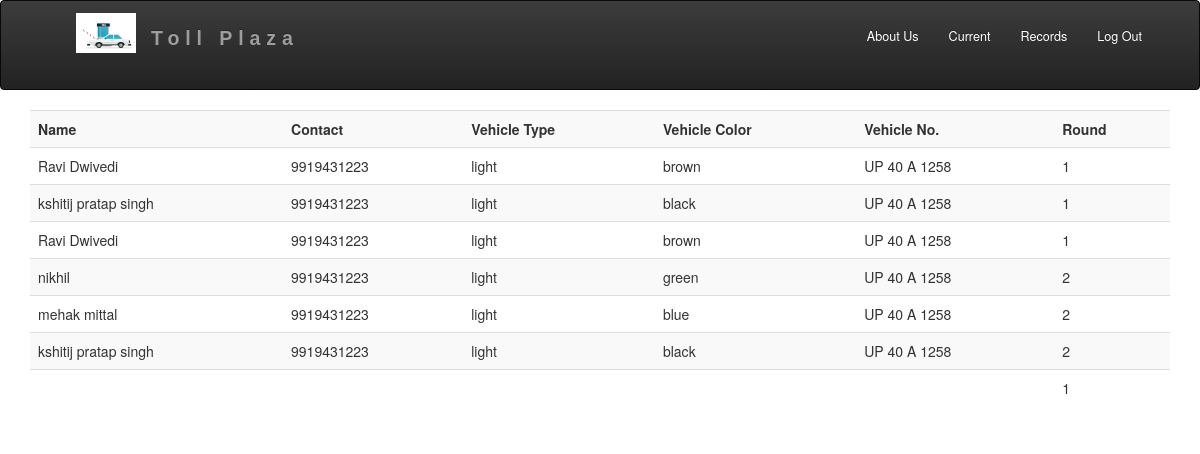
Screenshot of /toll/comingVehicles (signed in) with the database file from the repository.
### tables this page shows
CREATE TABLE `toll_access` (
  `id` int(16) NOT NULL AUTO_INCREMENT,
  `toll_id` int(16) DEFAULT NULL,
  `user_id` int(16) DEFAULT NULL,
  `round` tinyint(1) NOT NULL DEFAULT '0',
  `payTime` timestamp NOT NULL DEFAULT CURRENT_TIMESTAMP,
  PRIMARY KEY (`id`)
);

### toll/comingVehicles/index.php (the view, shortened to what this page needs)
<?php
  include 'header.php';
  $currentTollId = $_SESSION['id'];
?>
      <div class="container-fluid">
        <div class="row">
          <div class="col-sm-12">
            <table class="table table-striped">
              <tr>
              	<th>Name</th>
              	<th>Contact</th>
                <th>Vehicle Type</th>
                <th>Vehicle Color</th>
                <th>Vehicle No.</th>
                <th>Round</th>
              </tr>
              <?php
                  $query = "SELECT distinct c.id,c.user_id,c.round, (select name from users as a where a.id=c.user_id) as name, (select carVariant from users as a where a.id=c.user_id) as carVariant,(select carColor from users as a where a.id=c.user_id) as carColor,(select vehicleNo from users as a where a.id=c.user_id) as vehicleNo,(select licenseNo from users as a where a.id=c.user_id) as licenseNo,(select contact from users as a where a.id=c.user_id) as contact from toll_access as c where toll_id=$currentTollId;";
                  $result = $conn->query($query);
                  if($result) {
                      if(!$result->num_rows == 0) {
                          while($row = $result->fetch_assoc()) {   ?>
                          	<tr onclick="pass(<?php echo $row['user_id']; ?>);">
                              <td><?php echo $row['name']; ?></td>
                              <td><?php echo $row['contact']; ?></td>
                              <td><?php echo $row['carVariant']; ?></td>
                              <td><?php echo $row['carColor']; ?></td>
                              <td><?php echo $row['vehicleNo']; ?></td>
                              <td><?php echo $row['round']; ?></td>
                            </tr>
                          <?php
                        }
                      }
                    }
               ?>
            </table>
          </div>
        </div>
      </div>
  </body>

### toll/comingVehicles/header.php (shortened to what this page needs)
<!DOCTYPE html>
<html lang="en">
<head>
    <link href="//maxcdn.bootstrapcdn.com/font-awesome/4.2.0/css/font-awesome.min.css" rel="stylesheet">
    <link href="<?php echo base_url; ?>src/css/bootstrap.min.css" rel="stylesheet">
    <link href="<?php echo base_url; ?>src/css/bootstrap-theme.min.css" rel="stylesheet">
    <link href="<?php echo base_url; ?>src/css/style.css" rel="stylesheet">
</head>
<body>
   <nav class="navbar navbar-inverse">
     <div class="container-fluid">
      <div class="row">
       <div class="navbar-header">
         <a class="navbar-brand" href="<?php echo base_url; ?>toll"><img src="<?php echo base_url; ?>src/img/tollLogo.jpg" alt="Toll Plaza" class="indexNavbarTollLogo"></a>
         <a class="navbar-brand sparkNavbarTag "  href="<?php echo base_url; ?>toll">Toll Plaza</a><br/>
       </div>
       <div class="collapse navbar-collapse" id="bs-example-navbar-collapse-1">
          <ul class="nav navbar-nav navbar-right">
            <li><a href="#">About Us </a></li>
            <li><a href="<?php echo base_url_toll; ?>comingVehicles/index.php">Current</a>
</li>
            <li><a href="<?php echo base_url_toll; ?>comingVehicles/record.php">Records</a></li>
            <li><a href="<?php echo base_url_toll; ?>logout.php">Log Out</a></li>
         </ul>
       </div>
     </div>
   </div>
   </nav>

### src/css/style.css (style rules this page uses)
body { background-color: white; }
.indexNavbarTollLogo { height: auto; width: 5vw; margin-top: -2vh; margin-left: 5vw; }
.navbar-collapse.collapse { height: 11vh !important; }
.navbar-nav>li>a { transition: .2s; padding-top: 2em; padding-bottom: 1em; font-size: .9em; }
.navbar-inverse .navbar-nav>li>a { color: #fff; }
.navbar-brand { float: left; height: 50px; padding: 15px 15px; font-size: 18px; line-height: 45px; }
.sparkNavbarTag { color: #40e1e2; font-family: 'Montserrat', sans-serif; font-size: 1.4em; font-weight: 600; letter-spacing: .3em; }
@media (min-width: 768px) { .navbar-right { margin-right: 1vw !important; } }

### rows the page displays
toll_access: name "Ravi Dwivedi", contact "9919431223", carVariant "light", carColor "brown", vehicleNo "UP 40 A 1258", round "1"
toll_access: name "kshitij pratap singh", contact "9919431223", carVariant "light", carColor "black", vehicleNo "UP 40 A 1258", round "1"
toll_access: name "Ravi Dwivedi", contact "9919431223", carVariant "light", carColor "brown", vehicleNo "UP 40 A 1258", round "1"
toll_access: name "nikhil", contact "9919431223", carVariant "light", carColor "green", vehicleNo "UP 40 A 1258", round "2"
toll_access: name "mehak mittal", contact "9919431223", carVariant "light", carColor "blue", vehicleNo "UP 40 A 1258", round "2"
toll_access: name "kshitij pratap singh", contact "9919431223", carVariant "light", carColor "black", vehicleNo "UP 40 A 1258", round "2"
toll_access: round "1"
